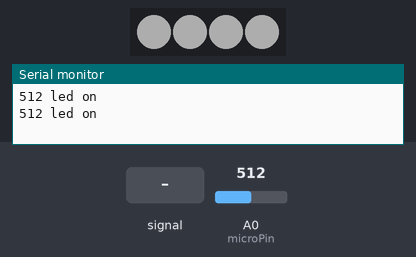
A sketch run on a simulated Arduino Uno, built with avr-gcc and run on an emulated ATmega328P. Parts: 4 RGB LEDs in strip order, left to right, the last lines printed to the serial monitor. The inputs (shaded band) are chosen by the test bench; at power-on: A0 (microPin) = 512. Dim RGB values are drawn brighter than linear.

Above: at 5.9 s.
6.0 s: A0 (microPin) fed a 200 Hz sine of ±460 counts around its level
At 10.25 s:
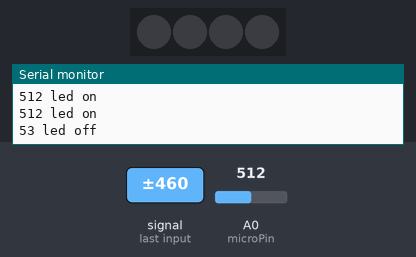
12.1 s: A0 (microPin) set to 166
18.2 s: A0 (microPin) set to 144
At 21.6 s:
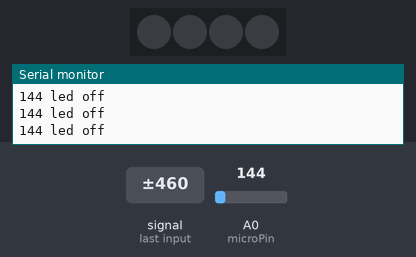
24.3 s: A0 (microPin) set to 160
At 25.5 s:
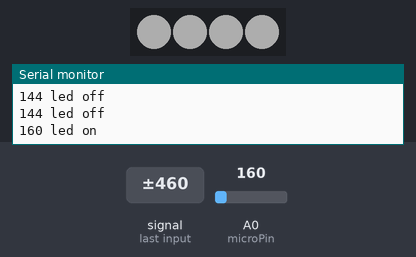
Timing chart, 0 to 27.3 s (numbered marks = the images above; inputs shaded):
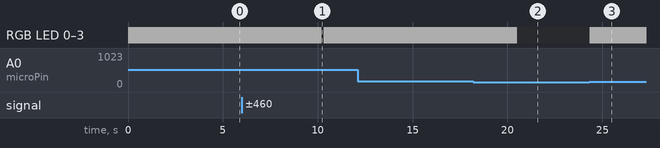

The sketch:

sound-controlled_lights.ino
```cpp
/*
 * 名称   : sound-controlled lights
 * 功能   : 声音传感器控制SK6812 RGB模块上4个LED灯珠亮灭
 * 作者   : http://www.keyes-robot.com/
*/
#include <FastLED.h>

int microPin = A0;  //定义声音传感器的控制引脚为A0

#define NUM_LEDS 4   //定义SK6812 RGB模块上LED灯珠数量
#define LED_PIN  3   //定义SK6812 RGB模块控制引脚为D3
CRGB leds[NUM_LEDS];

void setup() {
  Serial.begin(9600); //波特率设置为9600
  pinMode(microPin, INPUT);  //设置声音传感器的引脚为输入模式
  FastLED.addLeds<WS2812B, LED_PIN, GRB>(leds, NUM_LEDS);
  FastLED.setBrightness(50); //设置SK6812 RGB模块上4个LED灯珠的亮度
}

void loop() {
  int val = analogRead(microPin); //读取模拟值
  Serial.print(val); // 串口打印
  if(val > 150){ //超过阈值
    fill_solid(leds, NUM_LEDS, CRGB::White);   // SK6812 RGB模块4个LED灯珠亮白灯
    FastLED.show();
    Serial.println(" led on");
    delay(5000);
  }else{ //否则
    fill_solid(leds, NUM_LEDS, CRGB::Black);  // SK6812 RGB模块4个LED灯珠不亮
    FastLED.show();
    Serial.println(" led off");
  }
  delay(100);
}
```

Measured:
- after the input at 6.0 s, RGB LED 0–3: RGB(50, 50, 50) → off after 4.2 s, → RGB(50, 50, 50) 0.10 s later
- after the input at 18.2 s, RGB LED 0–3: RGB(50, 50, 50) → off after 2.3 s
- after the input at 24.3 s, RGB LED 0–3: off → RGB(50, 50, 50) at once
